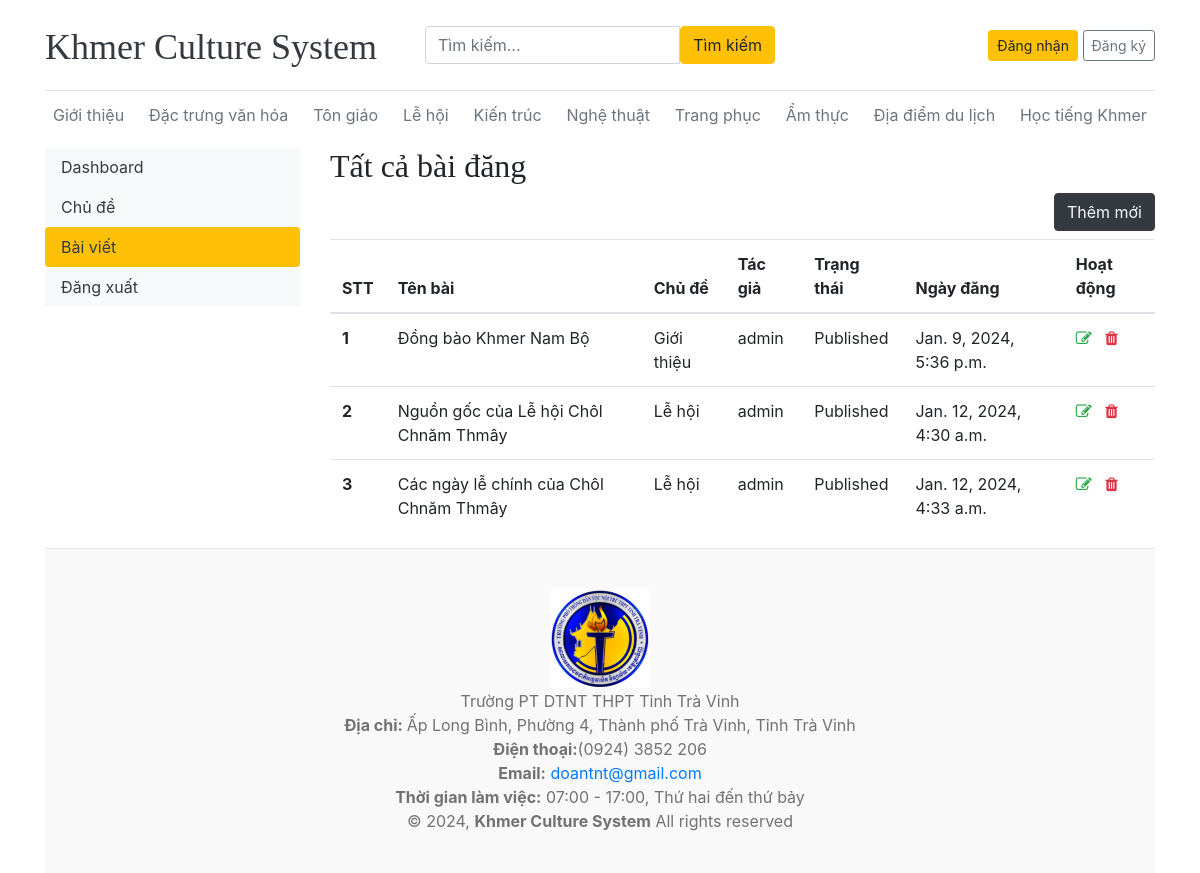
The app's page /dashboard/posts/ with its own data.
### core/models.py (models this page shows, shortened)
class Category(models.Model):
    category_name = models.CharField(max_length=50, unique=True)
    create_at = models.DateTimeField(auto_now_add=True)
    update_at = models.DateTimeField(auto_now_add=True)
    class Meta:
        verbose_name_plural = 'categories'
    def __str__(self):
        return self.category_name

class Blog(models.Model):
    title = models.CharField(max_length=100)
    slug = models.SlugField(max_length=150, unique=True, blank=True)
    category = models.ForeignKey(Category, on_delete=models.CASCADE)
    author = models.ForeignKey(User, on_delete=models.CASCADE)
    featured_image = models.ImageField(upload_to='upload/%Y/%m/%d')
    short_description = models.TextField(max_length=500)
    blog_body = models.TextField(max_length=5000)
    status = models.CharField(max_length=20, choices=STATUS_CHOICES, default = 0)
    is_featured = models.BooleanField(default=False)
    created_at = models.DateTimeField(auto_now_add=True)
    updated_at = models.DateTimeField(auto_now=True)

### dashboards/views.py (the view)
# urls.py: path('posts/', views.posts, name='posts'),
def posts(request):
    posts = Blog.objects.all()
    context = {
        'posts':posts,
    }
    return render(request, 'dashboards/posts.html', context)

### core/context_processors.py (called while the page is built)
def get_categories(request):
    categories = Category.objects.all()
    return dict(categories=categories)

def get_social_links(request):
    social_links = SocialLink.objects.all()
    return dict(social_links=social_links)

### templates/dashboards/posts.html (shortened to what this page needs)
{% extends 'base.html' %}
{% block content %}
<div class="row">
        {% include 'dashboards/sidebar.html' %}
        <div class="col-md-9">
            <h2>Tất cả bài đăng</h2>
            <a href="{% url 'dashboards:add_post' %}" class="btn btn-dark text-light float-right mb-2">Thêm mới</a>
            <table class="table">
            <thead>
                <tr>
                    <th>STT</th>
                    <th>Tên bài</th>
                    <th>Chủ đề</th>
                    <th>Tác giả</th>
                    <th>Trạng thái</th>
                    <th>Ngày đăng</th>
                    <th>Hoạt động</th>
                </tr>
            </thead>
            <tbody>
                {% for post in posts %}
            <tr>
                <th>{{forloop.counter}}</th>
                <td>{{post.title}}</td>
                <td>{{post.category}}</td>
                <td>{{post.author}}</td>
                <td>{{post.status}}</td>
                <td>{{post.created_at}}</td>
                <td>
                    <a href="{% url 'dashboards:edit_post' post.id  %}"><i class="fa fa-edit text-success"></i></a>
                    <a href="{% url 'dashboards:delete_post' post.id  %}"><i class="fa fa-trash text-danger"></i></a>
                </td>
            </tr>
                {% endfor %}
            </tbody>
            </table>
        </div>
</div>
{% endblock %}

### templates/base.html (shortened to what this page needs)
{% load static %}
<!DOCTYPE html>
<html lang="en">
<head>
    <link href="https://getbootstrap.com/docs/4.0/dist/css/bootstrap.min.css" rel="stylesheet">
    <link rel="stylesheet" href="https://cdnjs.cloudflare.com/ajax/libs/font-awesome/4.7.0/css/font-awesome.min.css">
    <link href="{% static 'css/blog.css' %}" rel="stylesheet">
  </head>
<body>
    <div class="container">
      <header class="blog-header py-3">
        <div class="row flex-nowrap justify-content-between align-items-center">
          <div class="col-4 pt-1">
            <a class="blog-header-logo text-dark" href="/">Khmer Culture System</a>
          </div>
          <div class="col-4">
            <form action="{% url 'search' %}" method="GET">
              <div class="input-group">
                  <input class="form-control" type="text" name="keyword" value="{{keyword}}" placeholder="Tìm kiếm..." aria-label="Enter search term..." aria-describedby="button-search" />
                  <button type="sumbit" class="btn btn-warning" id="button-search" type="button">Tìm kiếm</button>
            </div>
            </form>
          </div>
          <div class="col-4 d-flex justify-content-end align-items-center">
            {% if not user.is_authenticated %}
            <a class="btn btn-sm btn-warning" href="{% url 'core:login' %}">Đăng nhận</a> &nbsp;
            <a class="btn btn-sm btn-outline-secondary" href="{% url 'core:register' %}">Đăng ký</a>
            {% else %}
            <span><a href="{% url 'dashboards:dashboard' %}">Dashboard</a></span>
            &emsp;
            <span><a href="{% url 'core:logout' %}">Đăng xuất</a><span>
            {% endif %}
          </div>
        </div>
      </header>
      <div class="nav-scroller py-1 mb-2">
        <nav class="nav d-flex justify-content-between">
          {% for cat in categories %}
            <a class="p-2 text-muted" href="{% url 'core:posts_by_category' cat.id %}">{{ cat.category_name }}</a>
          {% endfor %}
            <a class="p-2 text-muted" href="{% url 'learnkhmer:index' %}">Học tiếng Khmer</a>
        </nav>
      </div>
{% block content %}
{% endblock %}
<footer>
<div class="blog-footer">
  <div class="logo mb-30">
    <a href="index.html" class="mb-15"><img src="{% static '/images/DTNTTV.png' %}" alt="logo" /></a>
    <p class="font-lg text-heading">Trường PT DTNT THPT Tỉnh Trà Vinh</p>
  </div>
  <div class="">
            <a><img src=""><a><strong>Địa chỉ: </strong> <span>Ấp Long Bình, Phường 4, Thành phố Trà Vinh, Tỉnh Trà Vinh</span></li> <br>
            <a><img src=""><strong>Điện thoại:</strong><span>(0924) 3852 206</span></li><br>
            <a><img src=""><strong>Email:</strong><span><a href="/cdn-cgi/l/email-protection" class="__cf_email__" data-cfemail="6a190b060f2a240f191e44090507"> doantnt@gmail.com</a></span></li> <br>
            <a><img src=""><strong>Thời gian làm việc:</strong><span> 07:00 - 17:00, Thứ hai đến thứ bảy</span></li> <br>
  </div>
  <div>
    <p class="">&copy; 2024, <strong class="text-brand">Khmer Culture System</strong> All rights reserved</p>
  </div>
</footer>
</body>
</html>

### static/css/blog.css (style rules this page uses)
.blog-header { border-bottom: 1px solid #e5e5e5; }
.blog-header-logo { font-family: "Playfair Display", Georgia, "Times New Roman", serif; font-size: 2.25rem; }
h1, h2, h3, h4, h5, h6 { font-family: "Playfair Display", Georgia, "Times New Roman", serif; }
.blog-footer { padding: 2.5rem 0; color: #727272; text-align: center; background-color: #f9f9f9; border-top: .05rem solid #e5e5e5; list-style-type: none; }
.blog-footer p:last-child { margin-bottom: 0; }

### records on screen
Category: category_name "Giới thiệu"
Category: category_name "Đặc trưng văn hóa"
Category: category_name "Tôn giáo"
Category: category_name "Lễ hội"
Category: category_name "Kiến trúc"
Category: category_name "Nghệ thuật"
Category: category_name "Trang phục"
Category: category_name "Ẩm thực"
Category: category_name "Địa điểm du lịch"
Blog: title "Đồng bào Khmer Nam Bộ", category "Giới thiệu", author "admin", status "Published", created_at "Jan. 9, 2024, 5:36 p.m."
Blog: title "Nguồn gốc của Lễ hội Chôl Chnăm Thmây", category "Lễ hội", author "admin", status "Published", created_at "Jan. 12, 2024, 4:30 a.m."
Blog: title "Các ngày lễ chính của Chôl Chnăm Thmây", category "Lễ hội", author "admin", status "Published", created_at "Jan. 12, 2024, 4:33 a.m."
